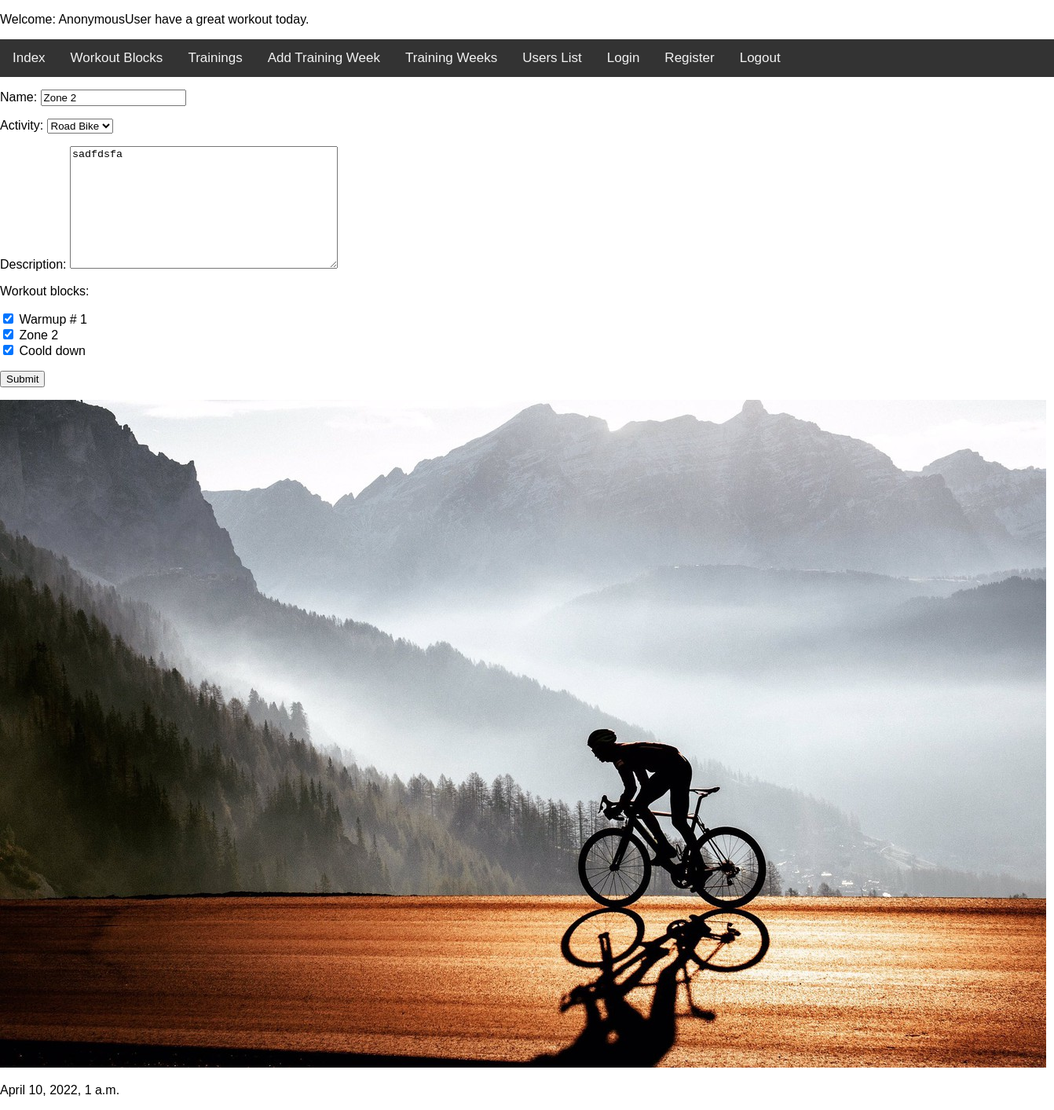
Page /trainingz_app/update_training/1/ on the earlier database version.
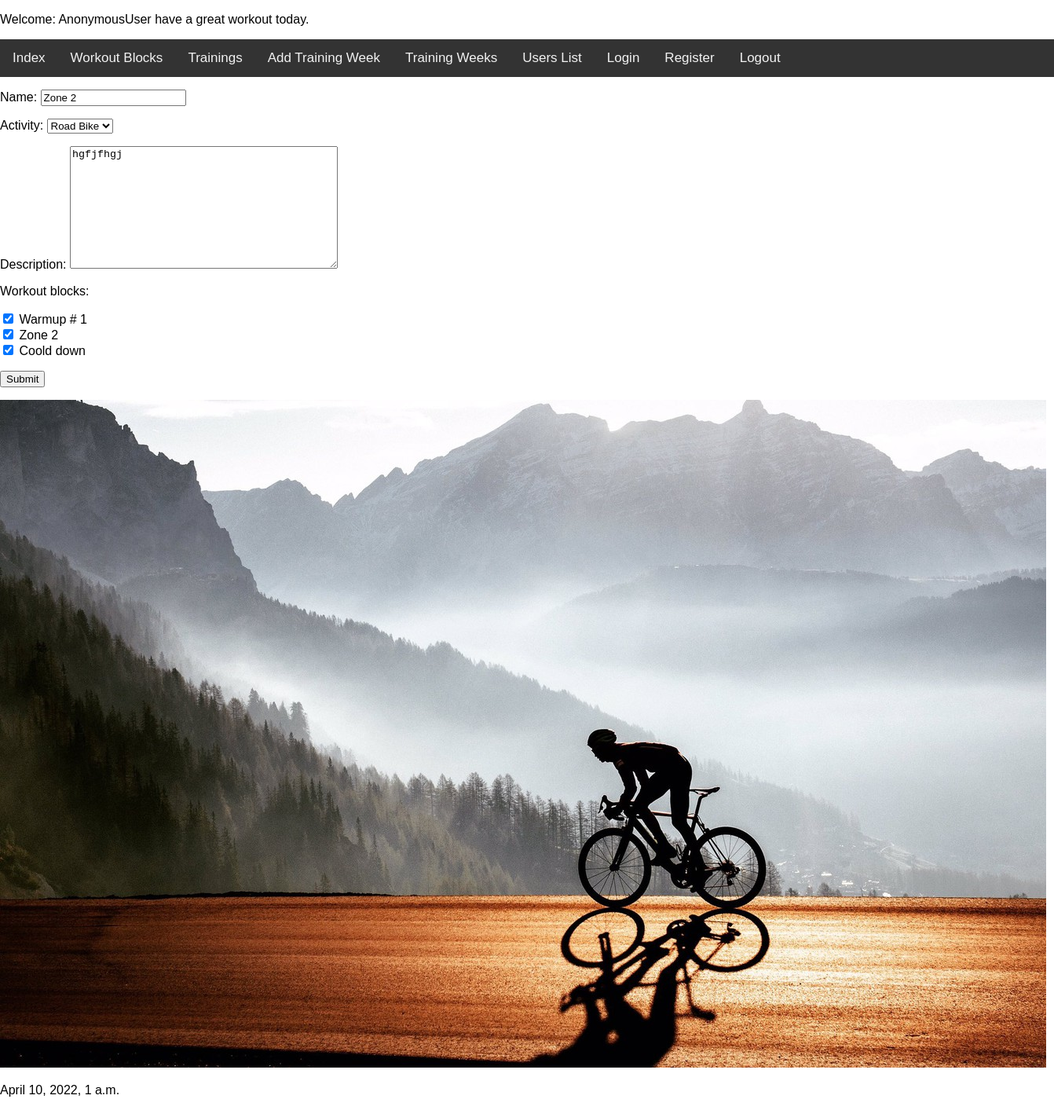
Same page on the later database version.
### trainingz_app/models.py (models this page shows, shortened)
class Training(models.Model):
    name = models.CharField(max_length=50)
    activity = models.ForeignKey(Activity, on_delete=models.CASCADE)
    description = models.TextField()
    workout_blocks = models.ManyToManyField(WorkoutBlock)

class Activity(models.Model):
    def __str__(self):
        return self.name
    name = models.CharField(max_length=20, choices=CHOICES)

class WorkoutBlock(models.Model):
    name = models.CharField(max_length=50)
    workout_element = models.CharField(max_length=30, choices=WORKOUT_ELEMENTS)
    workout_details = models.TextField()
    duration = models.SmallIntegerField()
    def __str__(self):
        return self.name

### trainingz_app/views.py (the view, shortened to what this page needs)
class UpdateTrainingView(View):
    def get(self, request, id):
        training = Training.objects.get(pk=id)
        form = AddTrainingForm(instance=training)
        return render(request, "form.html", {"form": form})

### trainingz_app/forms.py
class AddTrainingForm(forms.ModelForm):
    class Meta:
        model = Training
        exclude = ["duration"]
        widgets = {
            'workout_blocks': CheckboxSelectMultiple
        }

### trainingz_app/context_processor.py (called while the page is built)
def get_date(request):
    return {"date": datetime.now()}

### trainingz_app/templates/form.html (shortened to what this page needs)
{%  extends 'base.html' %}
{% block trainingz %}
    <form method="POST">
        {{  form.as_p }}
    <input type="submit">
    </form>
{%  endblock %}

Differences in the rows shown:
changed Training "Road Bike": description "sadfdsfa" → "hgfjfhgj"
